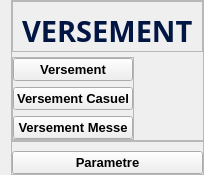
     <widget class="QWidget" name="leftMenu" native="true">
      <property name="sizePolicy">
       <sizepolicy hsizetype="Minimum" vsizetype="Minimum">
        <horstretch>0</horstretch>
        <verstretch>0</verstretch>
       </sizepolicy>
      </property>
      <property name="font">
       <font>
        <weight>50</weight>
        <bold>false</bold>
       </font>
      </property>
      <property name="styleSheet">
       <string notr="true"/>
      </property>
      <layout class="QVBoxLayout" name="verticalLayout_10">
       <property name="spacing">
        <number>0</number>
       </property>
       <property name="sizeConstraint">
        <enum>QLayout::SetMinAndMaxSize</enum>
       </property>
       <property name="topMargin">
        <number>0</number>
       </property>
       <property name="rightMargin">
        <number>0</number>
       </property>
       <property name="bottomMargin">
        <number>0</number>
       </property>
       <item alignment="Qt::AlignLeft|Qt::AlignTop">
        <widget class="QFrame" name="frame_9">
         <property name="sizePolicy">
          <sizepolicy hsizetype="Expanding" vsizetype="Preferred">
           <horstretch>0</horstretch>
           <verstretch>0</verstretch>
          </sizepolicy>
         </property>
         <property name="frameShape">
          <enum>QFrame::StyledPanel</enum>
         </property>
         <property name="frameShadow">
          <enum>QFrame::Raised</enum>
         </property>
         <layout class="QVBoxLayout" name="verticalLayout_11">
          <property name="spacing">
           <number>5</number>
          </property>
          <property name="sizeConstraint">
           <enum>QLayout::SetMinAndMaxSize</enum>
          </property>
          <property name="leftMargin">
           <number>0</number>
          </property>
          <property name="topMargin">
           <number>0</number>
          </property>
          <property name="rightMargin">
           <number>0</number>
          </property>
          <property name="bottomMargin">
           <number>0</number>
          </property>
          <item alignment="Qt::AlignLeft|Qt::AlignTop">
           <widget class="QFrame" name="frame_10">
            <property name="frameShape">
             <enum>QFrame::StyledPanel</enum>
            </property>
            <property name="frameShadow">
             <enum>QFrame::Raised</enum>
            </property>
            <layout class="QHBoxLayout" name="horizontalLayout_16">
             <property name="sizeConstraint">
              <enum>QLayout::SetMinAndMaxSize</enum>
             </property>
             <property name="bottomMargin">
              <number>0</number>
             </property>
             <item>
              <widget class="QLabel" name="label_23">
               <property name="font">
                <font>
                 <family>GeForce</family>
                 <pointsize>22</pointsize>
                 <weight>75</weight>
                 <bold>true</bold>
                </font>
               </property>
               <property name="styleSheet">
                <string notr="true">color: rgb(1, 22, 67);</string>
               </property>
               <property name="text">
                <string>VERSEMENT</string>
               </property>
              </widget>
             </item>
            </layout>
           </widget>
          </item>
          <item alignment="Qt::AlignLeft|Qt::AlignTop">
           <widget class="QFrame" name="frame_8">
            <property name="frameShape">
             <enum>QFrame::StyledPanel</enum>
            </property>
            <property name="frameShadow">
             <enum>QFrame::Raised</enum>
            </property>
            <layout class="QVBoxLayout" name="verticalLayout_9">
             <property name="spacing">
              <number>6</number>
             </property>
             <property name="sizeConstraint">
              <enum>QLayout::SetMinAndMaxSize</enum>
             </property>
             <property name="leftMargin">
              <number>0</number>
             </property>
             <property name="topMargin">
              <number>0</number>
             </property>
             <property name="rightMargin">
              <number>0</number>
             </property>
             <property name="bottomMargin">
              <number>0</number>
             </property>
             <item>
              <widget class="QPushButton" name="versementBtn">
               <property name="font">
                <font>
                 <pointsize>10</pointsize>
                 <weight>75</weight>
                 <italic>false</italic>
                 <bold>true</bold>
                 <underline>false</underline>
                 <strikeout>false</strikeout>
                 <kerning>true</kerning>
                </font>
               </property>
               <property name="cursor">
                <cursorShape>PointingHandCursor</cursorShape>
               </property>
               <property name="layoutDirection">
                <enum>Qt::LeftToRight</enum>
               </property>
               <property name="text">
                <string>Versement</string>
               </property>
               <property name="icon">
                <iconset>
                 <normaloff>../static/asset/icons/white/credit-card.svg</normaloff>../static/asset/icons/white/credit-card.svg</iconset>
               </property>
               <property name="iconSize">
                <size>
                 <width>25</width>
                 <height>25</height>
                </size>
               </property>
              </widget>
             </item>
             <item>
              <widget class="QPushButton" name="versementCasuelBtn">
               <property name="font">
                <font>
                 <pointsize>10</pointsize>
                 <weight>75</weight>
                 <italic>false</italic>
                 <bold>true</bold>
                 <underline>false</underline>
                 <strikeout>false</strikeout>
                 <kerning>true</kerning>
                </font>
               </property>
               <property name="cursor">
                <cursorShape>PointingHandCursor</cursorShape>
               </property>
               <property name="layoutDirection">
                <enum>Qt::LeftToRight</enum>
               </property>
               <property name="text">
                <string>Versement Casuel</string>
               </property>
               <property name="icon">
                <iconset>
                 <normaloff>../static/asset/icons/white/arrow-down-circle.svg</normaloff>../static/asset/icons/white/arrow-down-circle.svg</iconset>
               </property>
               <property name="iconSize">
                <size>
                 <width>25</width>
                 <height>25</height>
                </size>
               </property>
              </widget>
             </item>
             <item>
              <widget class="QPushButton" name="versementMesseBtn">
               <property name="font">
                <font>
                 <pointsize>10</pointsize>
                 <weight>75</weight>
                 <italic>false</italic>
                 <bold>true</bold>
                 <underline>false</underline>
                 <strikeout>false</strikeout>
                 <kerning>true</kerning>
                </font>
               </property>
               <property name="cursor">
                <cursorShape>PointingHandCursor</cursorShape>
               </property>
               <property name="layoutDirection">
                <enum>Qt::LeftToRight</enum>
               </property>
               <property name="text">
                <string>Versement Messe</string>
               </property>
               <property name="icon">
                <iconset>
                 <normaloff>../static/asset/icons/white/users.svg</normaloff>../static/asset/icons/white/users.svg</iconset>
               </property>
               <property name="iconSize">
                <size>
                 <width>25</width>
                 <height>25</height>
                </size>
               </property>
              </widget>
             </item>
            </layout>
           </widget>
          </item>
         </layout>
        </widget>
       </item>
       <item alignment="Qt::AlignBottom">
        <widget class="QFrame" name="frame_11">
         <property name="frameShape">
          <enum>QFrame::StyledPanel</enum>
         </property>
         <property name="frameShadow">
          <enum>QFrame::Raised</enum>
         </property>
         <layout class="QVBoxLayout" name="verticalLayout_12">
          <property name="spacing">
           <number>0</number>
          </property>
          <property name="leftMargin">
           <number>0</number>
          </property>
          <property name="rightMargin">
           <number>0</number>
          </property>
          <property name="bottomMargin">
           <number>0</number>
          </property>
          <item>
           <widget class="QPushButton" name="settingsBtn">
            <property name="font">
             <font>
              <pointsize>10</pointsize>
              <weight>75</weight>
              <italic>false</italic>
              <bold>true</bold>
              <underline>false</underline>
              <strikeout>false</strikeout>
              <kerning>true</kerning>
             </font>
            </property>
            <property name="cursor">
             <cursorShape>PointingHandCursor</cursorShape>
            </property>
            <property name="layoutDirection">
             <enum>Qt::LeftToRight</enum>
            </property>
            <property name="text">
             <string>Parametre</string>
            </property>
            <property name="icon">
             <iconset>
              <normaloff>../static/asset/icons/white/settings.svg</normaloff>../static/asset/icons/white/settings.svg</iconset>
            </property>
            <property name="iconSize">
             <size>
              <width>25</width>
              <height>25</height>
             </size>
            </property>
           </widget>
          </item>
         </layout>
        </widget>
       </item>
      </layout>
     </widget>
